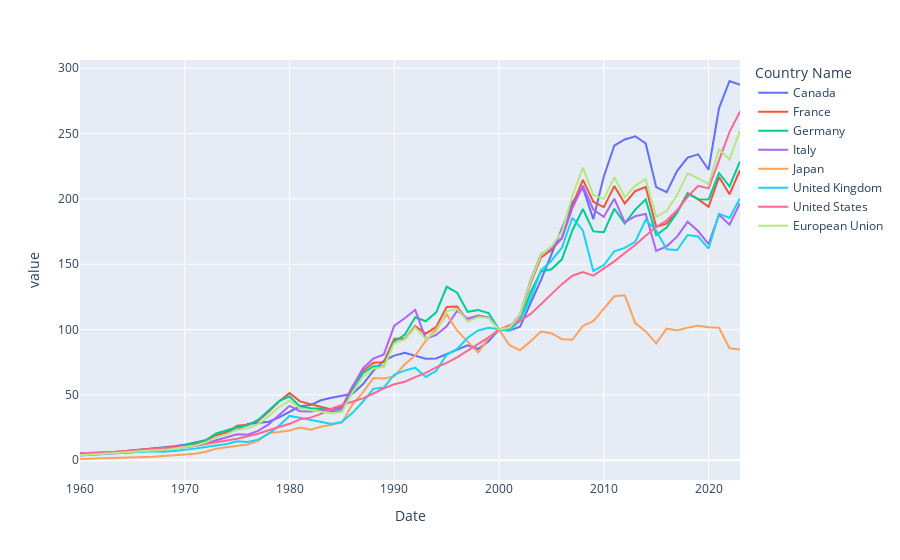

Here is the notebook cell this chart was saved with:
### Code cell
g7_countries = ['Canada', 'France', 'Germany', 'Italy', 'Japan', 'United Kingdom', 'United States', 'European Union']
gdp_df[g7_countries].plot()
